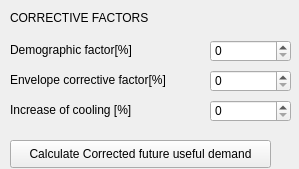
          <widget class="QWidget" name="scrollAreaWidgetContents_2">
           <property name="geometry">
            <rect>
             <x>0</x>
             <y>0</y>
             <width>299</width>
             <height>169</height>
            </rect>
           </property>
           <widget class="QLabel" name="label_4">
            <property name="geometry">
             <rect>
              <x>10</x>
              <y>10</y>
              <width>171</width>
              <height>16</height>
             </rect>
            </property>
            <property name="text">
             <string>CORRECTIVE FACTORS</string>
            </property>
           </widget>
           <widget class="QLabel" name="label_5">
            <property name="geometry">
             <rect>
              <x>10</x>
              <y>40</y>
              <width>171</width>
              <height>21</height>
             </rect>
            </property>
            <property name="text">
             <string>&lt;html&gt;&lt;head/&gt;&lt;body&gt;&lt;p&gt;&lt;span style=&quot; font-size:9pt;&quot;&gt;Demographic factor[%]&lt;/span&gt;&lt;/p&gt;&lt;/body&gt;&lt;/html&gt;</string>
            </property>
           </widget>
           <widget class="QLabel" name="label_6">
            <property name="geometry">
             <rect>
              <x>10</x>
              <y>70</y>
              <width>201</width>
              <height>21</height>
             </rect>
            </property>
            <property name="text">
             <string>&lt;html&gt;&lt;head/&gt;&lt;body&gt;&lt;p&gt;&lt;span style=&quot; font-size:9pt;&quot;&gt;Envelope corrective factor[%]&lt;/span&gt;&lt;/p&gt;&lt;/body&gt;&lt;/html&gt;</string>
            </property>
           </widget>
           <widget class="QPushButton" name="btn_calculate_cool">
            <property name="geometry">
             <rect>
              <x>10</x>
              <y>140</y>
              <width>261</width>
              <height>28</height>
             </rect>
            </property>
            <property name="text">
             <string>Calculate Corrected future useful demand</string>
            </property>
           </widget>
           <widget class="QLabel" name="label_7">
            <property name="geometry">
             <rect>
              <x>10</x>
              <y>100</y>
              <width>161</width>
              <height>21</height>
             </rect>
            </property>
            <property name="text">
             <string>&lt;html&gt;&lt;head/&gt;&lt;body&gt;&lt;p&gt;&lt;span style=&quot; font-size:9pt;&quot;&gt;Increase of cooling [%]&lt;/span&gt;&lt;/p&gt;&lt;/body&gt;&lt;/html&gt;</string>
            </property>
           </widget>
           <widget class="QSpinBox" name="demoFact_cool">
            <property name="geometry">
             <rect>
              <x>210</x>
              <y>40</y>
              <width>81</width>
              <height>22</height>
             </rect>
            </property>
           </widget>
           <widget class="QSpinBox" name="envelope_cool">
            <property name="geometry">
             <rect>
              <x>210</x>
              <y>70</y>
              <width>81</width>
              <height>22</height>
             </rect>
            </property>
           </widget>
           <widget class="QSpinBox" name="increase_cool">
            <property name="geometry">
             <rect>
              <x>210</x>
              <y>100</y>
              <width>81</width>
              <height>22</height>
             </rect>
            </property>
           </widget>
          </widget>
